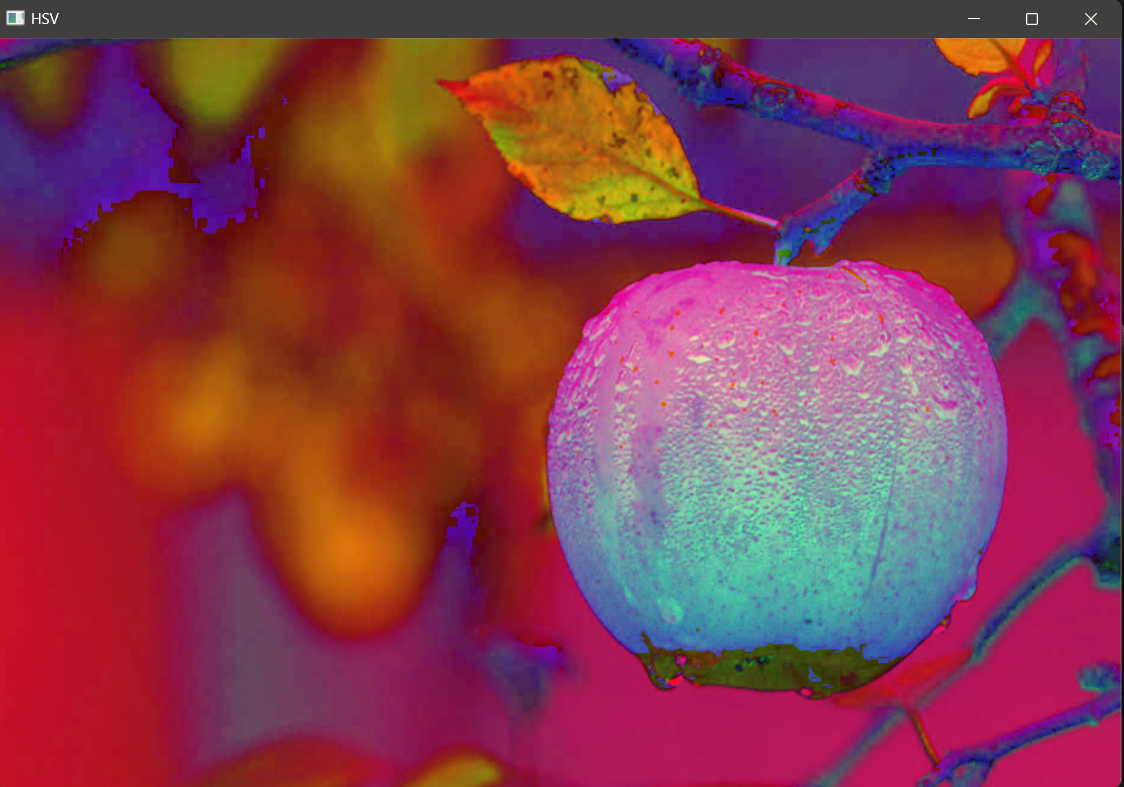
#> input picture request_1.png, 1124 x 787 px, given in place of variant_3.png, which was not available
$ python main.py
#> lines starting #> are read from the running program, lines starting #| are printed output that depends on the picture; after the words box and inside, x2 and y2 are one past the last pixel; in counts of white or black regions, pixels touching at a corner belong together; pictures that were not available may be replaced by others from this repository, and a replacement may not be noted
import cv2
import numpy as np

# Request_1

def request_1():
    image = cv2.imread('variant_3.png')
#> image is the input picture: shape (787, 1124, 3); mean B, G, R 76.6, 58.2, 132.5
    image = cv2.resize(image, (900,600))
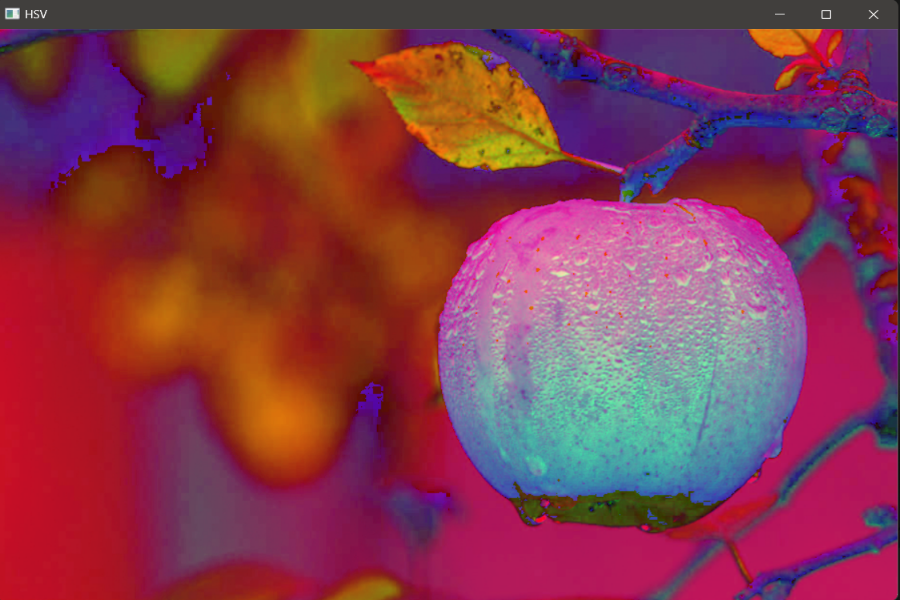
#> image: shape (600, 900, 3); mean B, G, R 76.6, 58.1, 132.4
    hsv = cv2.cvtColor(image, cv2.COLOR_BGR2HSV)
#> hsv: shape (600, 900, 3); mean H, S, V 102.8, 180.9, 144.9

    cv2.imshow("HSV", hsv)
    cv2.waitKey()
    cv2.destroyAllWindows()


# Request 2 and request 3

def requests_2_3():

    # Создание объекта VideoCapture для захвата видео с камеры
    cap = cv2.VideoCapture(0)

    # Цикл обработки каждого кадра видео
    while True:
        # Получение кадра видео с камеры
        ret, frame = cap.read()
        if not ret:
            break

        # Преобразование цветных фотографий в черно-белые
        img_gray = cv2.cvtColor(frame, cv2.COLOR_BGR2GRAY)
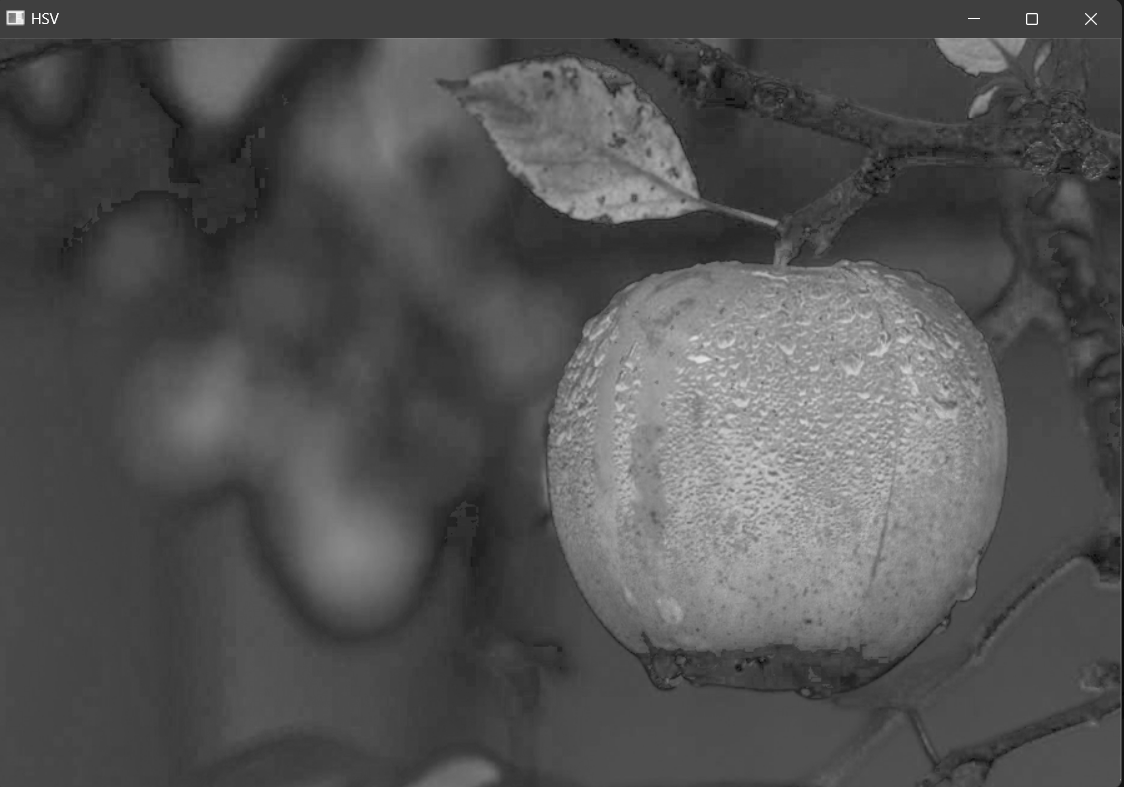
#> img_gray: shape (787, 1124); min 4, max 255, mean 82.5

        ret, thresh = cv2.threshold(img_gray, 180, 255, cv2.THRESH_BINARY)
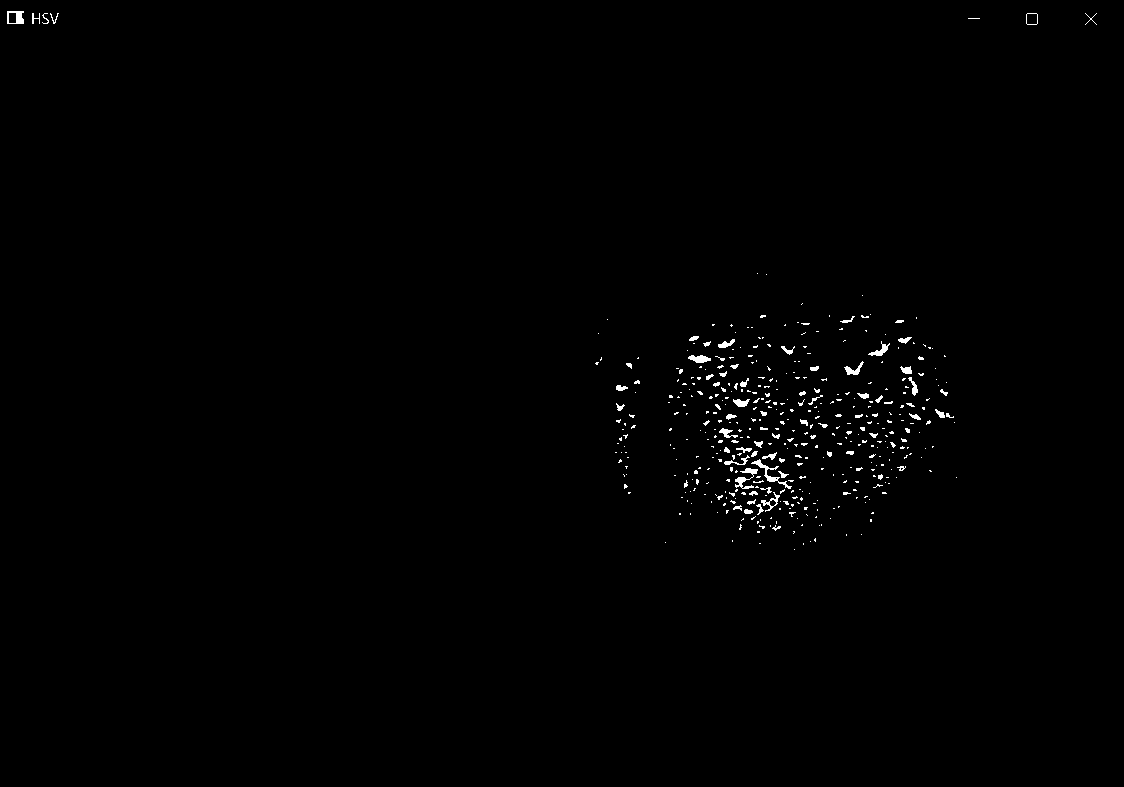
#> thresh: shape (787, 1124); 0.6% white in thin lines or dots, all inside (x1, y1, x2, y2) = (7, 11, 1097, 550)
        # Найти границу
        contours, _ = cv2.findContours(thresh, cv2.RETR_TREE, cv2.CHAIN_APPROX_NONE)
#> contours = 448 contours, 413 with area under 20; largest, box (x1, y1, x2, y2) and area: (7, 11, 24, 24) 180, (751, 459, 792, 489) 138, (735, 468, 758, 489) 122, (1026, 13, 1038, 25) 119, (1026, 13, 1038, 25) 119
        img_copy = frame.copy()

        # frame.shape[0] = ось х and frame.shape[1] = ось y

        # Нарисовать прямоугольник размером 200x200
        cv2.rectangle(img_copy, (frame.shape[1] // 2 - 100, frame.shape[0] // 2 - 100),
                    (frame.shape[1] // 2 + 100, frame.shape[0] // 2 + 100), (0, 0, 255), 2)
#> img_copy: shape (787, 1124, 3); 0.27% of pixels changed, all inside (x1, y1, x2, y2) = (461, 292, 664, 495)

        for i, contour in enumerate(contours):  # Цикл по одной области контура
            color = (0, 255, 0)
            for j, contour_point in enumerate(contour):  # Цикл по точкам

                # contour_point[0] = (x_i, y_i) -> x_i = contour_point[0][0] and y_i = contour_point[0][1]

                if contour_point[0][1] >= frame.shape[0] / 2 - 100 \
                    and contour_point[0][1] <= frame.shape[0] / 2 + 100 \
                    and contour_point[0][0] >= frame.shape[1] / 2 - 100 \
                    and contour_point[0][0] <= frame.shape[1] / 2 + 100:

                    color = (0, 0, 255)

            for j, contour_point in enumerate(contour):
                cv2.circle(img_copy, ((contour_point[0][0],  contour_point[0][1])), 2, color, 2, cv2.LINE_AA)
#> this loop made 448 passes
#> contour on passes 1 to 3: [[794, 549]], [[803, 543], [803, 544]], [[759, 543], [760, 543]]
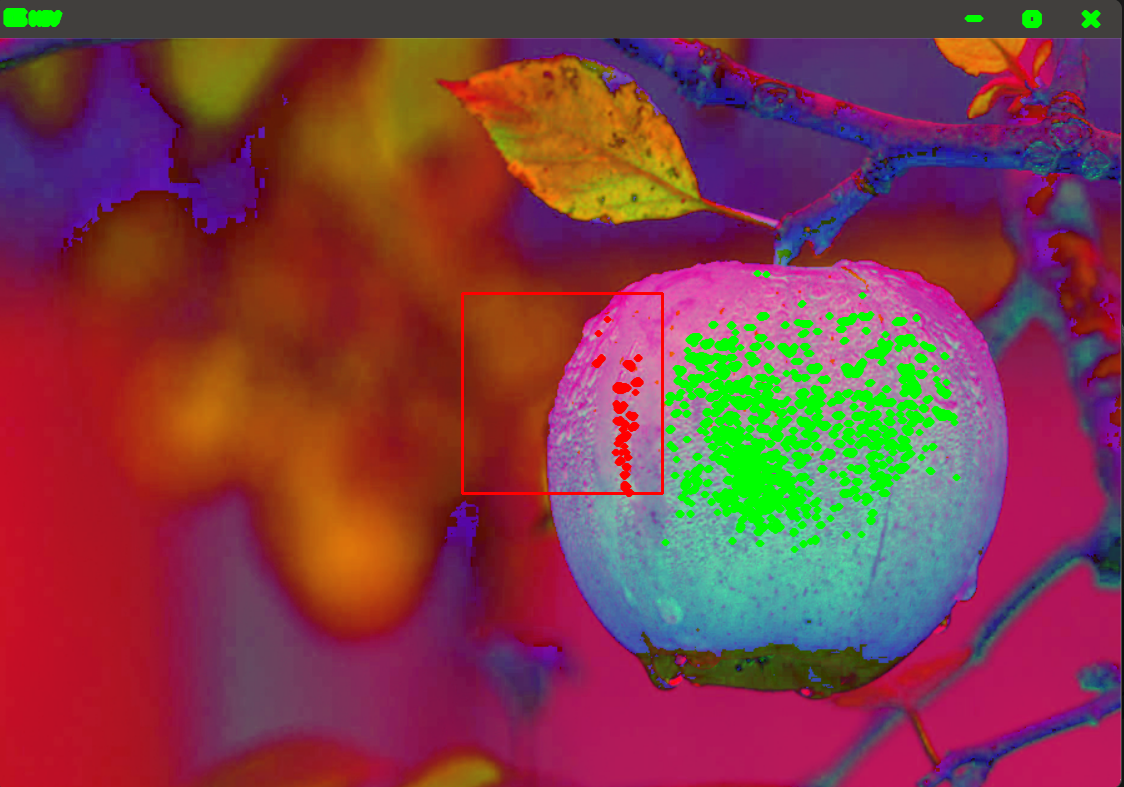
#> img_copy: shape (787, 1124, 3); mean B, G, R 70.5, 60.9, 127.5

        cv2.imshow('Request 2 and Request 3', img_copy)

        # Выход из цикла по нажатию клавиши "q"
        if cv2.waitKey(1) & 0xFF == ord('q'):
#> (key q is pressed here)
            break

    # Освобождение ресурсов
    cap.release()
    cv2.destroyAllWindows()


# Additional request

def additional():

    # Создание объекта VideoCapture для захвата видео с камеры
    cap = cv2.VideoCapture(0)

    # Цикл обработки каждого кадра видео
    while True:
        # Получение кадра видео с камеры
        ret, frame = cap.read()
        frame = cv2.cvtColor(frame, cv2.COLOR_RGB2RGBA)
        if not ret:
            break

        # Преобразование цветных фотографий в черно-белые
        img_gray = cv2.cvtColor(frame, cv2.COLOR_BGR2GRAY)

        ret, thresh = cv2.threshold(img_gray, 180, 255, cv2.THRESH_BINARY)
        # Найдите границу
        contours, _ = cv2.findContours(thresh, cv2.RETR_TREE,
                                        cv2.CHAIN_APPROX_NONE)

        img_copy = frame.copy()
        fly = cv2.imread("fly64.png", cv2.IMREAD_UNCHANGED)
        fly = cv2.resize(fly, (8, 8))

        for i, contour in enumerate(contours):  # Цикл по одной области контура
            for j, contour_point in enumerate(contour):  # Цикл по точкам
                x, y = contour_point[0]

                if y - fly.shape[0] // 2 >= 0 and y + fly.shape[0] // 2 < img_copy.shape[0] \
                    and x - fly.shape[1] // 2 >= 0 and x + fly.shape[1] // 2 < img_copy.shape[1]:

                    if (np.min(img_copy[y - fly.shape[0] // 2:y + fly.shape[0] // 2,
                                        x - fly.shape[1] // 2:x + fly.shape[1] // 2, 3]) == 0):
                        continue

                    img_copy[y - fly.shape[0] // 2:y + fly.shape[0] // 2,
                            x - fly.shape[1] // 2:x + fly.shape[1] // 2, :3] = fly[:, :, :3]

                    # Отметьте точки, в которые было вставлено изображение мухи.
                    img_copy[y - fly.shape[0] // 2:y + fly.shape[0] // 2,
                            x - fly.shape[1] // 2:x + fly.shape[1] // 2, 3] = 0
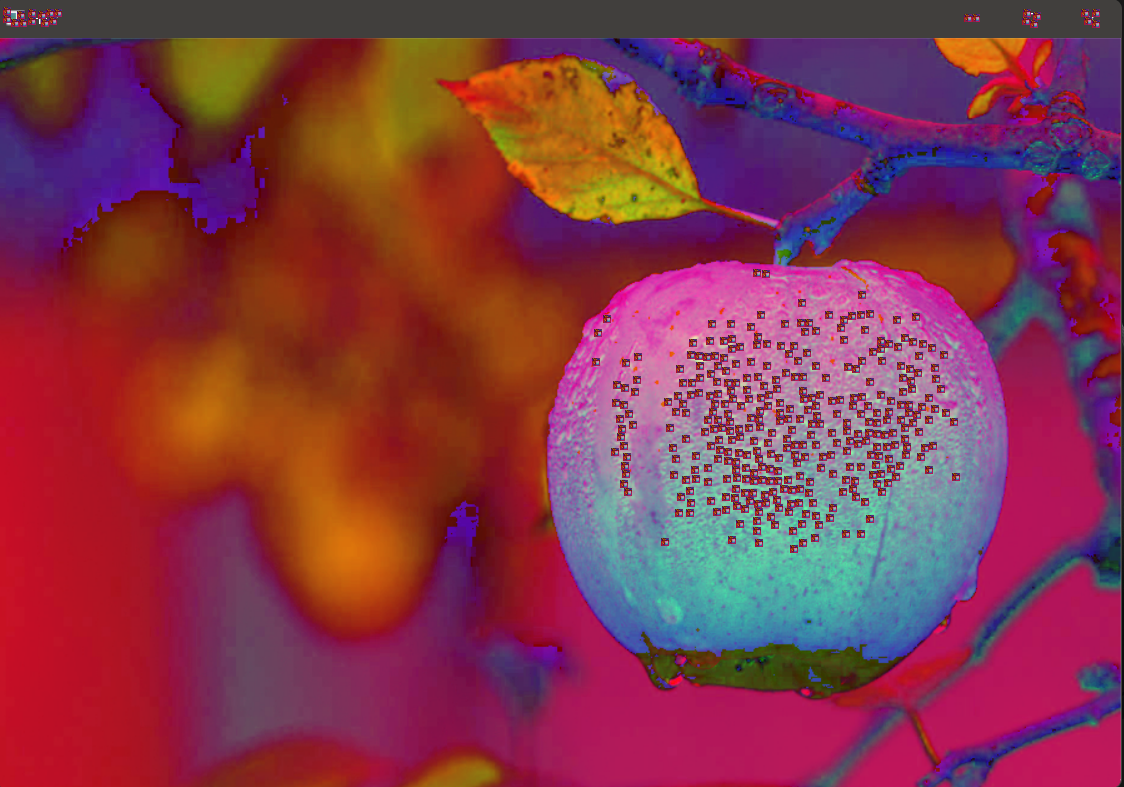
#> img_copy: shape (787, 1124, 4); mean B, G, R, A 74.4, 55.5, 131.7, 248.2

        img_copy = img_copy[:, :, :3]
#> img_copy: shape (787, 1124, 3)
        cv2.imshow('Additional request', img_copy)

        # Выход из цикла по нажатию клавиши "q"
        if cv2.waitKey(1) & 0xFF == ord('q'):
#> (key q is pressed here)
            break

    # Освобождение ресурсов
    cap.release()
    cv2.destroyAllWindows()


request_1()
requests_2_3()
additional()
